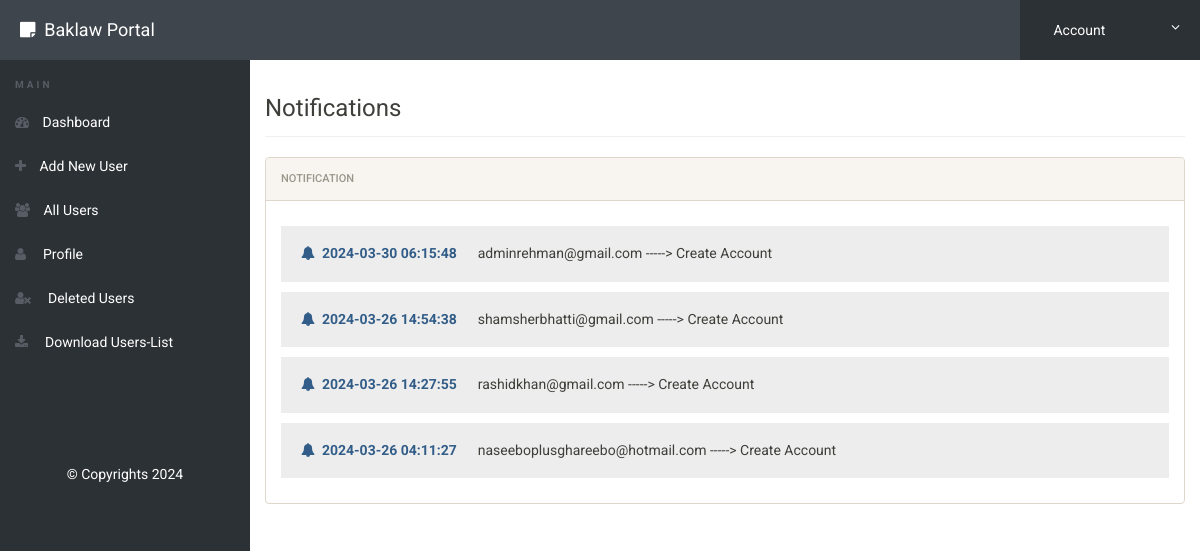
/admin/notification.php (signed in), run on the app's committed database.
### tables this page shows
CREATE TABLE `notification` (
  `id` int(11) NOT NULL,
  `notiuser` varchar(50) NOT NULL,
  `notireciver` varchar(50) NOT NULL,
  `notitype` varchar(50) NOT NULL,
  `time` timestamp NOT NULL DEFAULT current_timestamp()
);

### admin/notification.php (the view, shortened to what this page needs)
<?php
include('includes/config.php');
if(strlen($_SESSION['alogin'])==0)
	{
header('location:index.php');
}
else{
?>
<!doctype html>
<html lang="en" class="no-js">
<head>
	<link rel="stylesheet" href="css/font-awesome.min.css">
	<link rel="stylesheet" href="css/bootstrap.min.css">
	<link rel="stylesheet" href="css/dataTables.bootstrap.min.css">
	<link rel="stylesheet" href="css/bootstrap-social.css">
	<link rel="stylesheet" href="css/bootstrap-select.css">
	<link rel="stylesheet" href="css/fileinput.min.css">
	<link rel="stylesheet" href="css/awesome-bootstrap-checkbox.css">
	<link rel="stylesheet" href="css/style.css">
</head>
<body>
	<?php include('includes/header.php');?>
	<div class="ts-main-content">
	<?php include('includes/leftbar.php');?>
		<div class="content-wrapper">
			<div class="container-fluid">
				<div class="row">
					<div class="col-md-12">
						<h3 class="page-title">Notifications</h3>
						<div class="row">
							<div class="col-md-12">
								<div class="panel panel-default">
									<div class="panel-heading">Notification</div>
									   <div class="panel-body">
<?php
$reciver = 'Admin';
$sql = "SELECT * from  notification where notireciver = (:reciver) order by time DESC";
$query = $dbh -> prepare($sql);
$query-> bindParam(':reciver', $reciver, PDO::PARAM_STR);
$query->execute();
$results=$query->fetchAll(PDO::FETCH_OBJ);
$cnt=1;
if($query->rowCount() > 0)
{
foreach($results as $result)
{				?>
        <h5 style="background:#ededed;padding:20px;"><i class="fa fa-bell text-primary"></i>&nbsp;&nbsp;<b class="text-primary"><?php echo htmlentities($result->time);?></b> &nbsp;&nbsp;&nbsp;&nbsp;&nbsp;<?php echo htmlentities($result->notiuser);?> -----> <?php echo htmlentities($result->notitype);?></h5>
                       <?php $cnt=$cnt+1; }} ?>
                                        </div>
                                    </div>
                                </div>
                            </div>
                        </div>
                    </div>
                </div>
            </div>
        </div>
</body>
</html>
<?php } ?>

### admin/css/style.css (style rules this page uses)
html { font-size: 14px; }
@media only screen and (min-width: 480px) { html { font-size: 17px; } }
@media only screen and (min-width: 768px) { html { font-size: 14px; } }
body { font-size: 1em; }
.panel { overflow: hidden; }
.page-title { padding-bottom: 15px; margin-bottom: 20px; border-bottom: 1px solid #f0f0f0; }
.ts-main-content .content-wrapper { padding-top: 15px; margin-top: 60px; }
@media only screen and (min-width: 992px) { .ts-main-content .content-wrapper { margin-left: 250px; } }

### data on the page
notification: time "2024-03-30 06:15:48", notiuser "adminrehman@gmail.com", notitype "Create Account"
notification: time "2024-03-26 14:54:38", notiuser "shamsherbhatti@gmail.com", notitype "Create Account"
notification: time "2024-03-26 14:27:55", notiuser "rashidkhan@gmail.com", notitype "Create Account"
notification: time "2024-03-26 04:11:27", notiuser "naseeboplusghareebo@hotmail.com", notitype "Create Account"
